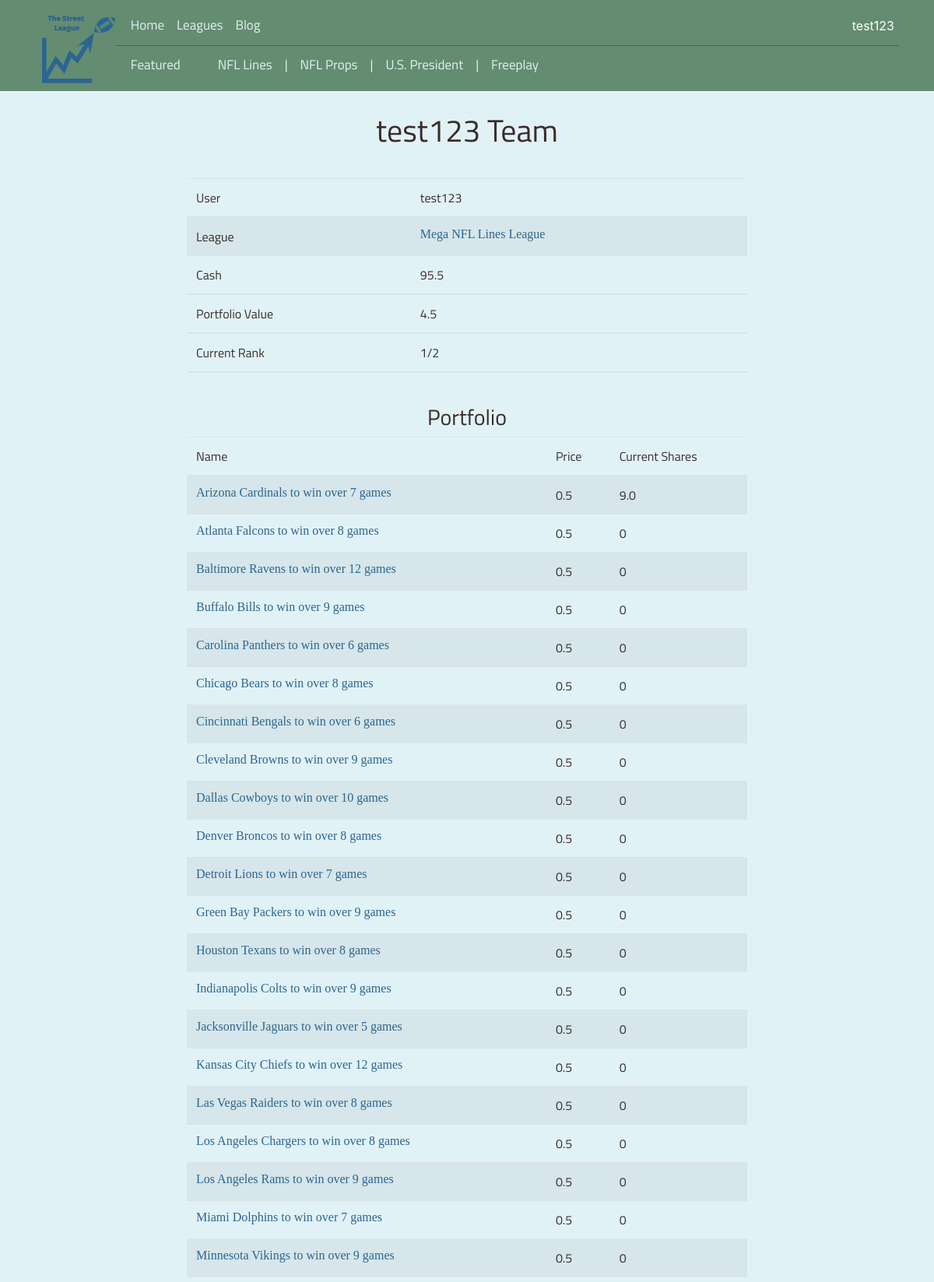
/team/14/ (signed in, upper part), run on the app's committed database.
### fantasyworld/models.py (models this page shows, shortened)
class Team(models.Model):
	user = models.ForeignKey(Profile, on_delete=models.CASCADE)
	league_session = models.ForeignKey(LeagueSession, on_delete=models.CASCADE)
	team_name = models.CharField(max_length=100, default = "Team")
	is_commissioner = models.BooleanField(default=False)
	budget = models.FloatField(default=100)
	def get_current_stock_quantity(self, stock):
		quantity = 0
		transactions = stock.stocktransaction_set.filter(team=self)
		for transaction in transactions:
			if transaction.bought_stock == True:
				quantity += transaction.quantity
			if transaction.sold_stock == True:
				quantity -= transaction.quantity
		return quantity

class Profile(models.Model):
	user = models.OneToOneField(User, on_delete=models.CASCADE)

class LeagueSession(models.Model):
	league = models.ForeignKey(League, on_delete = models.CASCADE)
	members = models.ManyToManyField(Profile, through='Team', default=None)
	session = models.IntegerField(default=2020)
	is_current_league_session = models.BooleanField(default=True)

class League(models.Model):
	league_type = models.ForeignKey(LeagueType, on_delete=models.CASCADE)
	name = models.CharField(max_length = 100)
	is_public = models.BooleanField(default=False)
	league_password = models.CharField(max_length = 100, null=True, blank=True)

class Stock(models.Model):
	stock_set = models.ForeignKey(StockSet, on_delete = models.CASCADE)
	name = models.CharField(max_length=100,  default="Untitled")
	price = models.FloatField()
	transactions = models.ManyToManyField(Team, through = 'StockTransaction',
		default=None)
	description = models.CharField(max_length=1000, null=True, blank=True)
	stock_type = models.CharField(max_length=100, default='Generic')

### fantasyworld/views/league_views.py (the view)
# urls.py: path('team/<int:team_id>/', views.team_home,
def team_home(request, team_id):
	user = request.user
	try:
		team = Team.objects.get(pk=team_id)
	except Team.DoesNotExist:
		raise Http404("Team Does Not Exist :(")
	is_current_users_team = team.user.user == user
	league_session = team.league_session
	noncash_portfolio_value = 0
	'''get list of all stocks available for purchase/sale'''
	stock_sets = StockSet.objects.filter(league_session=league_session)
	all_stocks = []
	for stock_set in stock_sets:
		stocks = Stock.objects.filter(stock_set=stock_set)
		all_stocks += stocks
	teams_stocks = {}
	for stock in all_stocks:
		teams_stocks[stock] = team.get_current_stock_quantity(stock)
		noncash_portfolio_value += teams_stocks[stock] * stock.price
	return render(request, 'fantasyworld/team_home.html',
		context={'team': team,
				'teams_stocks': teams_stocks,
				'noncash_portfolio_value': noncash_portfolio_value,
				'is_current_users_team': is_current_users_team})

### fantasyworld/templates/fantasyworld/team_home.html (shortened to what this page needs)
{% extends 'fantasyworld/bases/base.html' %}
{% block content %}
{% if user.is_authenticated %}
<br>
<h1>{{team.team_name}}</h1>
<br>
  <table class="table table-striped" style="margin-top: 5px;">
    <thead>
      <th scope="col">User </th>
      <th scope="col">{{team.user.user}}</a></th>
    </thead>
      <th scope="col">League </th>
      <th scope="col"><a href ="{% url 'fantasyworld:league_home' team.league_session.league.id %}">{{team.league_session.league.name}}</a></th>
  	<thead>
  		<th scope="col">Cash </th>
  		<th scope="col">{{team.budget}}</th>
  	</thead>
  	<thead>
  		<th scope="col">Portfolio Value </th>
  		<th scope="col">{{noncash_portfolio_value}}</th>
  	</thead>
  	<thead>
  		<th scope="col">Current Rank </th>
  		<th scope="col">1/2</th>
  	</thead>
  </table>
  <br>
 	<h3> Portfolio </h3>
  {% if teams_stocks %}
  <table class="table table-striped" style="margin-top: 5px;">
    <thead>
      <tr>
        <th scope="col">Name</th>
        <th scope="col">Price</th>
        <th scope="col">Current Shares</th>
      </tr>
    </thead>
    <tbody>
      {% for stock, current_quantity in teams_stocks.items %}
        <tr>
        <th> <a href="{% url 'fantasyworld:stock_detail' stock.id %}"> {{stock.name}} </a> </th>
        <th> {{stock.price}} </th>
        <th> {{current_quantity}} </th>
        </tr>
      {% endfor %}
    </tbody>
  </table>
  {% endif %}
{% endif %}
{% endblock %}

### fantasyworld/templates/fantasyworld/bases/base.html (shortened to what this page needs)
{% load static %}
<html>
    <head>
        <link rel="stylesheet" href="https://stackpath.bootstrapcdn.com/bootstrap/4.3.1/css/bootstrap.min.css">
        <link rel="stylesheet" href="https://cdnjs.cloudflare.com/ajax/libs/font-awesome/4.7.0/css/font-awesome.min.css">
        <link rel="stylesheet" href="{% static 'fantasyworld/style.css' %}">
    </head>
    <body>
        <nav class="navbar navbar-expand-md fixed-top ">
            <div class="container">
                <img src="{% static 'images/StreetLeagueLogo.png' %}" height="100px" style="border:0px" />
                <div class="collapse navbar-collapse flex-column align-items-start" id="navbarCollapse">
                    <ul class="navbar-nav bottom-border mb-auto mt-0">
                        <li class="nav-item active">
                            <a class="nav-link py-0" href="{% url 'fantasyworld:index'%}">Home</a>
                        </li>
                        <li class="nav-item">
                            <a class="nav-link py-0" href="{% url 'fantasyworld:league_categories'%}">Leagues</a>
                        </li>
                        <li class="nav-item">
                            <a class="nav-link py-0" href="#">Blog</a>
                        </li>
                        <div class = "navbar-right ml-auto">
                            {% if user.is_authenticated %}
                            <div class="dropdown">
                                <button class="dropbtn">{{ user }}</button>
                            </div>
                            {% else %}
                            <a class="nav-link py-0" href="{% url 'fantasyworld:login'%}">Sign In</a>
                            {% endif %}
                        </div>
                    </ul>
                    <ul class="nav navbar-nav mb-auto mt-0">
                        <li class="nav-item active">
                            <a class="nav-link py-0" href="#">Featured</a>
                        </li>
                        <li class="nav-item active">
                        </li>
                        <li class="nav-item active">
                        </li>
                        <li class="nav-item active">
                            <a class="nav-link py-0" href="{% url 'fantasyworld:leaguetype_home' 7 %}">NFL Lines</a>
                        </li>
                        <li class="nav-item active">
                            <a class="nav-link py-0" href="#">|</a>
                        </li>
                        <li class="nav-item active">
                            <a class="nav-link py-0" href="#">NFL Props</a>
                        </li>
                        <li class="nav-item active">
                            <a class="nav-link py-0" href="#">|</a>
                        </li>
                        <li class="nav-item active">
                            <a class="nav-link py-0" href="#">U.S. President</a>
                        </li>
                        <li class="nav-item active">
                            <a class="nav-link py-0" href="#">|</a>
                        </li>
                        <li class="nav-item active">
                            <a class="nav-link py-0" href="#">Freeplay</a>
                        </li>
                    </ul>
                </div>
            </div>
        </nav>
        <main>
            <div id="super_wrapper">
                <div id="wrapper">
            	   {% block content %}
            	   {% endblock %}
                </div>
            </div>
        </main>
        <br>
        <br>
    </body>
</html>

### fantasyworld/static/fantasyworld/style.css (style rules this page uses)
.table-striped { width: 1px; white-space: nowrap; }
#wrapper { margin-left: auto; margin-right: auto; width: 60%; position: relative; }
#super_wrapper { min-height: 80vh; }
p, li { font-family: "Open-Sans"; color: #3A2C2A; }
a { font-family: "Open-Sans"; color: #2B6592; }
h1, h2, h3, h4, h5, h6 { font-family: "Titillium Web"; color: #3A2C2A; }
th, tb { text-align: left; font-family: "Titillium Web"; color: #3A2C2A; }
h1, h3, h5 { text-align: center; }
body { background-color: #E1F2F7; padding-top: 120px; }
.navbar { background-color: #648C70; }
.small-font a, th, tbody { font-family: "Titillium Web"; font-size: 16px !important; font-weight: normal; }
.navbar-nav { padding-top: 12px; padding-bottom: 12px; padding-left: 12px; }
.bottom-border { border-bottom: 1px solid; margin: 0px; width: 100%; border-color: #2B6592; }
.navbar a { color: #E1F2F7; font-size: 17px; font-family: "Titillium Web"; }
.navbar-nav a { color: #E1F2F7; }
img { border: 3px solid #282c34; }
.dropbtn { background-color: #648C70; color: white; font-size: 16px; border: none; }
.dropdown { position: relative; display: inline-block; }

### data on the page
Team: team_name "test123 Team", user.user "test123", league_session.league.name "Mega NFL Lines League", budget "95.5"
Stock: name "Arizona Cardinals to win over 7 games", price "0.5", current_quantity "9.0"
Stock: name "Atlanta Falcons to win over 8 games", price "0.5", current_quantity "0"
Stock: name "Baltimore Ravens to win over 12 games", price "0.5", current_quantity "0"
Stock: name "Buffalo Bills to win over 9 games", price "0.5", current_quantity "0"
Stock: name "Carolina Panthers to win over 6 games", price "0.5", current_quantity "0"
Stock: name "Chicago Bears to win over 8 games", price "0.5", current_quantity "0"
Stock: name "Cincinnati Bengals to win over 6 games", price "0.5", current_quantity "0"
Stock: name "Cleveland Browns to win over 9 games", price "0.5", current_quantity "0"
Stock: name "Dallas Cowboys to win over 10 games", price "0.5", current_quantity "0"
Stock: name "Denver Broncos to win over 8 games", price "0.5", current_quantity "0"
Stock: name "Detroit Lions to win over 7 games", price "0.5", current_quantity "0"
Stock: name "Green Bay Packers to win over 9 games", price "0.5", current_quantity "0"
Stock: name "Houston Texans to win over 8 games", price "0.5", current_quantity "0"
Stock: name "Indianapolis Colts to win over 9 games", price "0.5", current_quantity "0"
Stock: name "Jacksonville Jaguars to win over 5 games", price "0.5", current_quantity "0"
Stock: name "Kansas City Chiefs to win over 12 games", price "0.5", current_quantity "0"
Stock: name "Las Vegas Raiders to win over 8 games", price "0.5", current_quantity "0"
Stock: name "Los Angeles Chargers to win over 8 games", price "0.5", current_quantity "0"
Stock: name "Los Angeles Rams to win over 9 games", price "0.5", current_quantity "0"
Stock: name "Miami Dolphins to win over 7 games", price "0.5", current_quantity "0"
Stock: name "Minnesota Vikings to win over 9 games", price "0.5", current_quantity "0"

### other printed values
{{ user }} "test123"
{{ noncash_portfolio_value }} "4.5"
